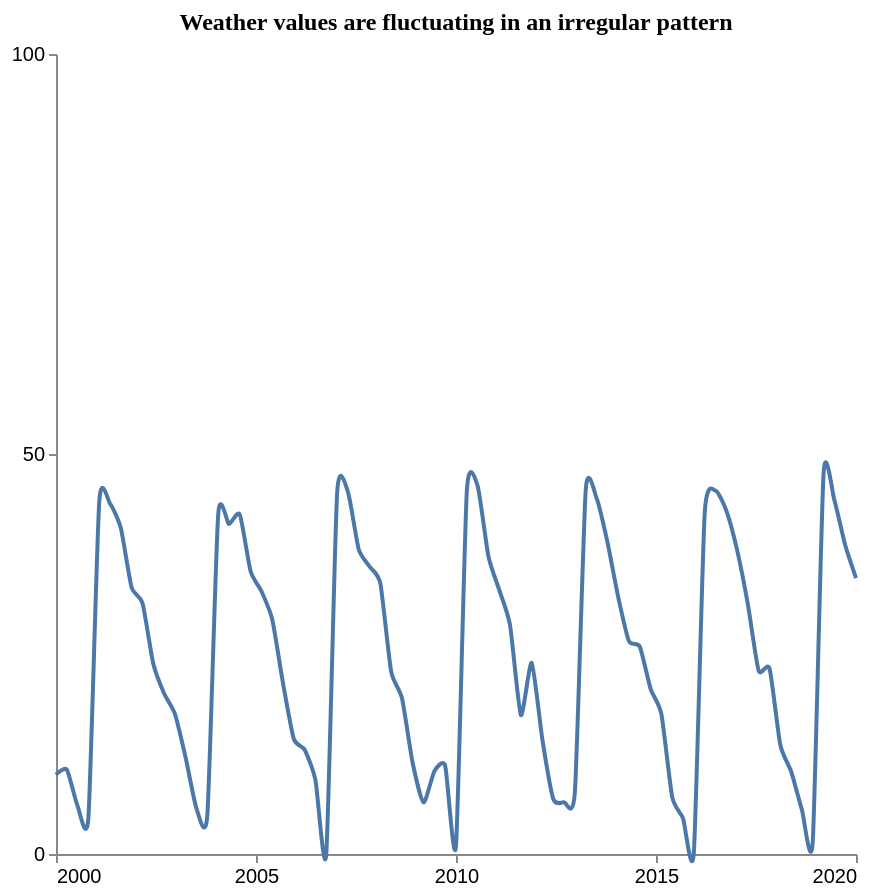

This figure's Vega-Lite source:
### Vega-Lite specification from a JSON file in a GitHub repository (floating-point values rounded to 4 significant figures)
{"$schema": "https://vega.github.io/schema/vega-lite/v5.json", "description": "Pattern: Periodic", "data": {"values": [{"X": 2000.0, "Y": 9.919}, {"X": 2000.0, "Y": 10.55}, {"X": 2001.0, "Y": 5.993}, {"X": 2001.0, "Y": 4.624}, {"X": 2001.0, "Y": 44.01}, {"X": 2001.0, "Y": 43.78}, {"X": 2002.0, "Y": 40.7}, {"X": 2002.0, "Y": 33.29}, {"X": 2002.0, "Y": 31.38}, {"X": 2002.0, "Y": 23.78}, {"X": 2003.0, "Y": 20.06}, {"X": 2003.0, "Y": 17.52}, {"X": 2003.0, "Y": 11.99}, {"X": 2004.0, "Y": 5.664}, {"X": 2004.0, "Y": 4.891}, {"X": 2004.0, "Y": 42.35}, {"X": 2004.0, "Y": 41.25}, {"X": 2005.0, "Y": 42.44}, {"X": 2005.0, "Y": 35.35}, {"X": 2005.0, "Y": 32.86}, {"X": 2005.0, "Y": 29.34}, {"X": 2006.0, "Y": 21.33}, {"X": 2006.0, "Y": 14.36}, {"X": 2006.0, "Y": 13.03}, {"X": 2006.0, "Y": 9.231}, {"X": 2007.0, "Y": 0.0}, {"X": 2007.0, "Y": 45.0}, {"X": 2007.0, "Y": 45.29}, {"X": 2008.0, "Y": 38.09}, {"X": 2008.0, "Y": 35.94}, {"X": 2008.0, "Y": 33.82}, {"X": 2008.0, "Y": 22.82}, {"X": 2009.0, "Y": 19.49}, {"X": 2009.0, "Y": 11.31}, {"X": 2009.0, "Y": 6.439}, {"X": 2009.0, "Y": 10.34}, {"X": 2010.0, "Y": 11.02}, {"X": 2010.0, "Y": 1.061}, {"X": 2010.0, "Y": 45.31}, {"X": 2011.0, "Y": 46.02}, {"X": 2011.0, "Y": 37.21}, {"X": 2011.0, "Y": 33.01}, {"X": 2011.0, "Y": 28.59}, {"X": 2012.0, "Y": 17.38}, {"X": 2012.0, "Y": 23.9}, {"X": 2012.0, "Y": 14.21}, {"X": 2012.0, "Y": 6.879}, {"X": 2013.0, "Y": 6.477}, {"X": 2013.0, "Y": 7.79}, {"X": 2013.0, "Y": 45.49}, {"X": 2014.0, "Y": 44.5}, {"X": 2014.0, "Y": 39.03}, {"X": 2014.0, "Y": 32.14}, {"X": 2014.0, "Y": 26.59}, {"X": 2015.0, "Y": 25.92}, {"X": 2015.0, "Y": 20.65}, {"X": 2015.0, "Y": 17.49}, {"X": 2015.0, "Y": 7.099}, {"X": 2016.0, "Y": 4.46}, {"X": 2016.0, "Y": 0.1717}, {"X": 2016.0, "Y": 42.5}, {"X": 2016.0, "Y": 45.43}, {"X": 2017.0, "Y": 42.94}, {"X": 2017.0, "Y": 38.02}, {"X": 2017.0, "Y": 31.2}, {"X": 2018.0, "Y": 22.89}, {"X": 2018.0, "Y": 23.2}, {"X": 2018.0, "Y": 13.62}, {"X": 2018.0, "Y": 10.32}, {"X": 2019.0, "Y": 5.512}, {"X": 2019.0, "Y": 1.573}, {"X": 2019.0, "Y": 47.55}, {"X": 2019.0, "Y": 44.23}, {"X": 2020.0, "Y": 38.62}, {"X": 2020.0, "Y": 34.49}]}, "mark": {"type": "line", "interpolate": "cardinal", "tension": 0.4}, "encoding": {"x": {"field": "X", "type": "quantitative", "title": "", "axis": {"grid": false, "format": "d", "values": [2000, 2005, 2010, 2015, 2020], "tickSize": 4}, "scale": {"domain": [2000, 2020]}}, "y": {"field": "Y", "type": "quantitative", "title": "", "axis": {"grid": false, "format": "d", "values": [0, 50, 100], "tickSize": 4, "tickOpacity": 1}, "scale": {"domain": [0, 100]}}}, "title": {"text": "Weather values are fluctuating in an irregular pattern", "anchor": "middle", "font": "Tahoma", "fontSize": 12}, "config": {"lineBreak": "^", "view": {"stroke": null}}, "height": 400, "width": 400, "autosize": "pad"}
